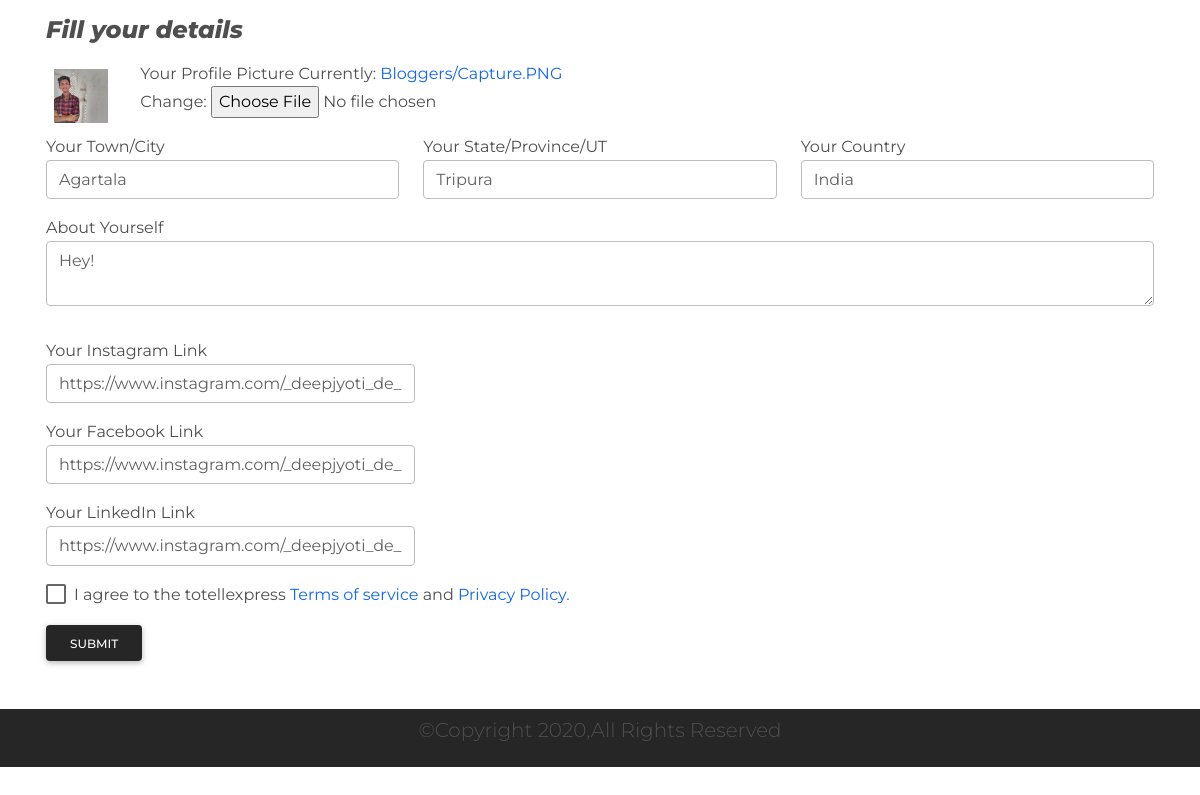
Before: /details/ (signed in) with the older database file.
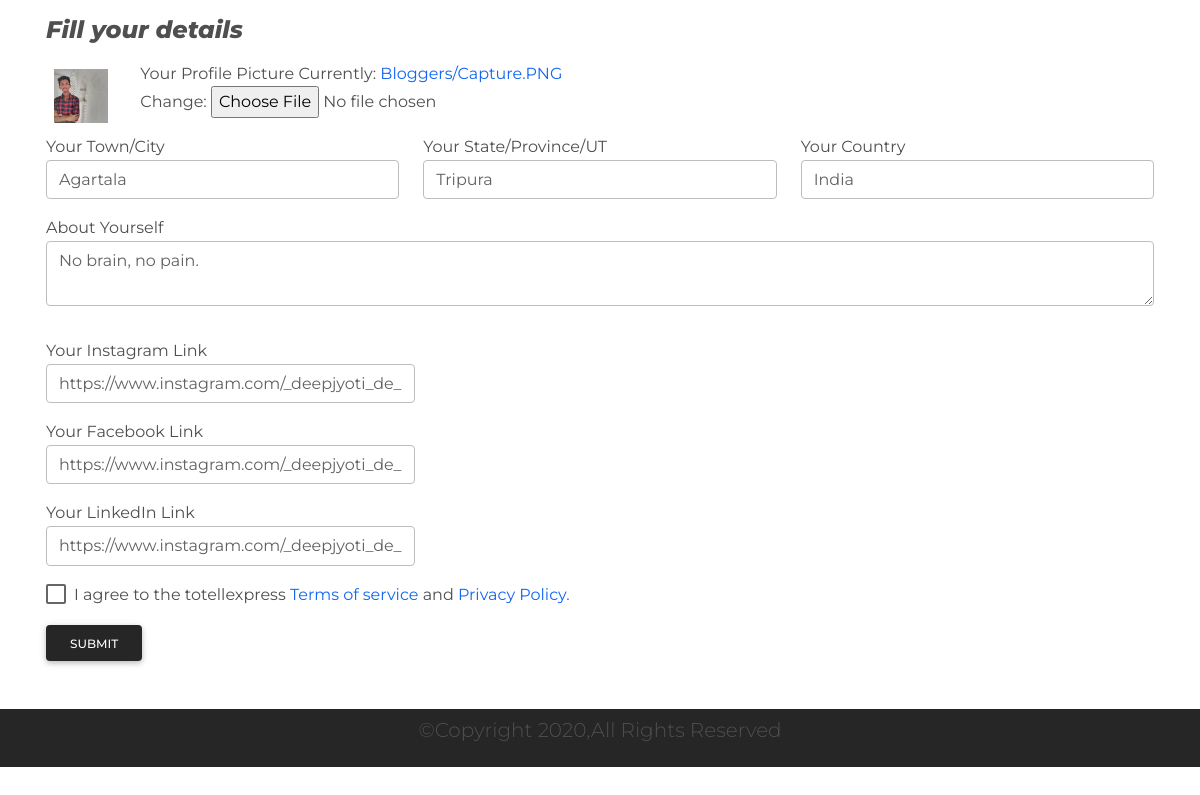
After: the same page with the newer database file.
### Blog/models.py (models this page shows, shortened)
class Writer(models.Model):
    user = models.OneToOneField(User, null=True, blank=True, on_delete=models.CASCADE)
    email = models.EmailField(unique=True)
    profile_pic = models.ImageField(default='Bloggers/profile.png', upload_to = 'Bloggers')
    bio = models.TextField()
    locality = models.CharField(max_length=25)
    state = models.CharField(max_length=25)
    country = models.CharField(max_length=25)
    instagram = models.URLField(unique=True, blank=True, null=True)
    linkedin = models.URLField(unique=True, blank=True, null=True)
    facebook = models.URLField(unique=True, blank=True, null=True)
    date = models.DateField(auto_now_add=True, blank=True, null=True)

### Blog/views.py (the view, shortened to what this page needs)
# urls.py: path('details/', views.account_details, name="details"),
def account_details(request):
    writer = request.user.writer
    form = WriterForm(instance=writer)
    context = {'form': form}
    return render(request, 'Home/account_details.html', context)

### Blog/forms.py
class WriterForm(ModelForm):
    class Meta:
        model = Writer
        fields = '__all__'
        exclude = ['user']
    def __init__(self, *args, **kwargs):
        super(WriterForm, self).__init__(*args, **kwargs)
        self.fields['email'].widget.attrs = {'class': 'form-control mb-3 mr-3'}
        self.fields['bio'].widget.attrs = {'class': 'form-control mb-3 mr-3', 'required': True}
        self.fields['locality'].widget.attrs = {'class': 'form-control mb-3 mr-3'}
        self.fields['state'].widget.attrs = {'class': 'form-control mb-3 mr-3'}
        self.fields['country'].widget.attrs = {'class': 'form-control mb-3 mr-3'}
        self.fields['facebook'].widget.attrs = {'class': 'form-control mb-3 mr-3'}
        self.fields['linkedin'].widget.attrs = {'class': 'form-control mb-3 mr-3'}
        self.fields['instagram'].widget.attrs = {'class': 'form-control mb-3 mr-3', 'required': True}

### templates/Home/account_details.html (shortened to what this page needs)
{% load static %}
<!DOCTYPE html>
<html lang="en">
<head>
  <link rel="stylesheet" href="https://use.fontawesome.com/releases/v5.11.2/css/all.css" />
  <link rel="stylesheet" href="{% static 'css/mdb.min.css' %}" />
  <link rel="stylesheet" href="{% static 'css/account_details.css' %}" />
</head>
<body>
  <section>
    <div class="container mt-3">
      <h3 class="display-5" id="A-heading" style="font-weight: 800;font-style: italic;">Fill your details</h3>
    </div>
  </section>
  <section>
    <div class="container mt-3">
      <div class="row">
        <div class="col-md-12">
          <form method="POST" enctype="multipart/form-data"> {% csrf_token %}
            <div class="row">
              <div class="col-md-1">
                <img class="w-100 p-2" src="{{request.user.writer.profile_pic.url}}">
              </div>
              <div class="col-md-11">
                <div class="form-group mb-3">
                  <label>Your Profile Picture</label>
                  {{form.profile_pic}}
                </div>
              </div>
            </div>
            <div class="row">
              <div class="col-md-4">
                <div class="form-group ">
                  <label>Your Town/City</label>
                  {{form.locality}}
                </div>
              </div>
              <div class="col-md-4">
                <div class="form-group ">
                  <label>Your State/Province/UT</label>
                  {{form.state}}
                </div>
              </div>
              <div class="col-md-4">
                <div class="form-group ">
                  <label>Your Country</label>
                  {{form.country}}
                </div>
              </div>
            </div>
            <div class="row">
              <div class="form-group">
                <label>About Yourself</label>
                {{form.bio}}
              </div>
            </div>
            <div class="col-md-4 mt-3">
              <div class="form-group ">
                <label>Your Instagram Link</label>
                {{form.instagram}}
              </div>
            </div>
            <div class="col-md-4 mt-3">
              <div class="form-group ">
                <label>Your Facebook Link</label>
                {{form.facebook}}
              </div>
            </div>
            <div class="col-md-4 mt-3">
              <div class="form-group ">
                <label>Your LinkedIn Link</label>
                {{form.linkedin}}
              </div>
            </div>
            <div class="form-check mt-3">
              <input type="checkbox" class="form-check-input" id="exampleCheck1" required>
              <label class="form-check-label" for="exampleCheck1">I agree to the totellexpress <a href="">Terms of
                  service</a> and <a href="">Privacy Policy.</a></label>
            </div>
            <button type="submit" class="btn btn-dark mt-3 mb-5">Submit</button>
          </form>
        </div>
      </div>
    </div>
  </section>
  <footer class="bg-dark text-center " style="padding-bottom: 5px;padding-top: 5px;">
    <p class="lead" id="foot">&copy;Copyright 2020,All Rights Reserved</p>
  </footer>
</body>
</html>

Changed rows visible on the page:
changed Writer "Agartala": bio "Hey!" → "No brain, no pain."
